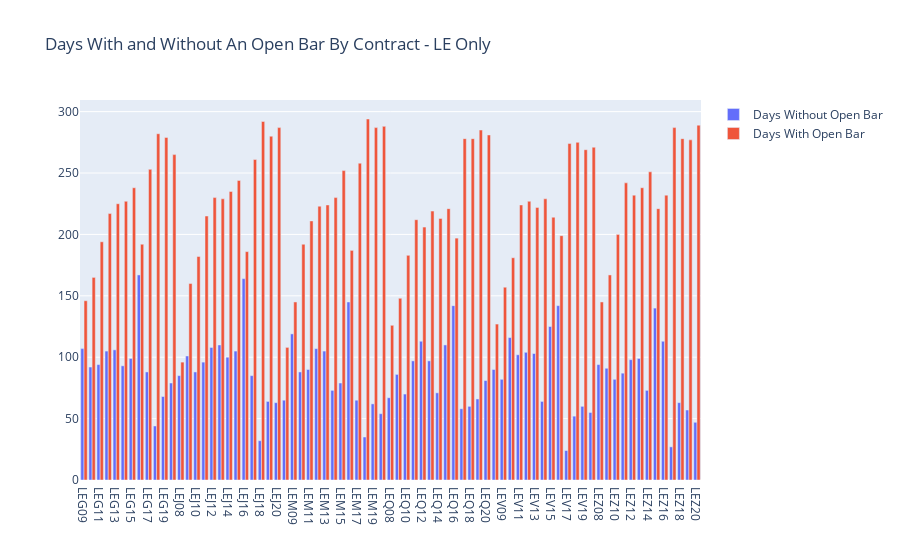

The notebook cell this image was saved under:
### Code cell
fig = go.Figure(data=[
    go.Bar(name='Days Without Open Bar', x=unique_symbols, y=open_bar_by_contract_count_df['Days Without Open Bar']),
    go.Bar(name='Days With Open Bar', x=unique_symbols, y=open_bar_by_contract_count_df['Days With Open Bar'])
])
# Change the bar mode
fig.update_layout(barmode='group', title_text='Days With and Without An Open Bar By Contract - LE Only')
fig.show()

### Figure 1 — Plotly figure (JSON) as saved in the notebook; plotly's stock layout.template omitted (floating-point values rounded to 4 significant figures)
{"data": [{"name": "Days Without Open Bar", "type": "bar", "x": ["LEG09", "LEG10", "LEG11", "LEG12", "LEG13", "LEG14", "LEG15", "LEG16", "LEG17", "LEG18", "LEG19", "LEG20", "LEJ08", "LEJ09", "LEJ10", "LEJ11", "LEJ12", "LEJ13", "LEJ14", "LEJ15", "LEJ16", "LEJ17", "LEJ18", "LEJ19", "LEJ20", "LEM08", "LEM09", "LEM10", "LEM11", "LEM12", "LEM13", "LEM14", "LEM15", "LEM16", "LEM17", "LEM18", "LEM19", "LEM20", "LEQ08", "LEQ09", "LEQ10", "LEQ11", "LEQ12", "LEQ13", "LEQ14", "LEQ15", "LEQ16", "LEQ17", "LEQ18", "LEQ19", "LEQ20", "LEV08", "LEV09", "LEV10", "LEV11", "LEV12", "LEV13", "LEV14", "LEV15", "LEV16", "LEV17", "LEV18", "LEV19", "LEV20", "LEZ08", "LEZ09", "LEZ10", "LEZ11", "LEZ12", "LEZ13", "LEZ14", "LEZ15", "LEZ16", "LEZ17", "LEZ18", "LEZ19", "LEZ20"], "y": [107, 92, 94, 105, 106, 93, 99, 167, 88, 44, 68, 79, 85, 101, 88, 96, 108, 110, 100, 105, 164, 85, 32, 64, 63, 65, 119, 88, 90, 107, 105, 73, 79, 145, 65, 35, 62, 54, 67, 86, 70, 97, 113, 97, 71, 110, 142, 58, 60, 66, 81, 90, 82, 116, 102, 104, 103, 64, 125, 142, 24, 52, 60, 55, 94, 91, 82, 87, 98, 99, 73, 140, 113, 27, 63, 57, 47]}, {"name": "Days With Open Bar", "type": "bar", "x": ["LEG09", "LEG10", "LEG11", "LEG12", "LEG13", "LEG14", "LEG15", "LEG16", "LEG17", "LEG18", "LEG19", "LEG20", "LEJ08", "LEJ09", "LEJ10", "LEJ11", "LEJ12", "LEJ13", "LEJ14", "LEJ15", "LEJ16", "LEJ17", "LEJ18", "LEJ19", "LEJ20", "LEM08", "LEM09", "LEM10", "LEM11", "LEM12", "LEM13", "LEM14", "LEM15", "LEM16", "LEM17", "LEM18", "LEM19", "LEM20", "LEQ08", "LEQ09", "LEQ10", "LEQ11", "LEQ12", "LEQ13", "LEQ14", "LEQ15", "LEQ16", "LEQ17", "LEQ18", "LEQ19", "LEQ20", "LEV08", "LEV09", "LEV10", "LEV11", "LEV12", "LEV13", "LEV14", "LEV15", "LEV16", "LEV17", "LEV18", "LEV19", "LEV20", "LEZ08", "LEZ09", "LEZ10", "LEZ11", "LEZ12", "LEZ13", "LEZ14", "LEZ15", "LEZ16", "LEZ17", "LEZ18", "LEZ19", "LEZ20"], "y": [146, 165, 194, 217, 225, 227, 238, 192, 253, 282, 279, 265, 96, 160, 182, 215, 230, 229, 235, 244, 186, 261, 292, 280, 287, 108, 145, 192, 211, 223, 224, 230, 252, 187, 258, 294, 287, 288, 126, 148, 183, 212, 206, 219, 213, 221, 197, 278, 278, 285, 281, 127, 157, 181, 224, 227, 222, 229, 214, 199, 274, 275, 269, 271, 145, 167, 200, 242, 232, 238, 251, 221, 232, 287, 278, 277, 289]}], "layout": {"autosize": true, "barmode": "group", "title": {"text": "Days With and Without An Open Bar By Contract - LE Only"}, "xaxis": {"autorange": true, "range": [-0.5, 76.5], "type": "category"}, "yaxis": {"autorange": true, "range": [0, 309.5], "type": "linear"}}}
